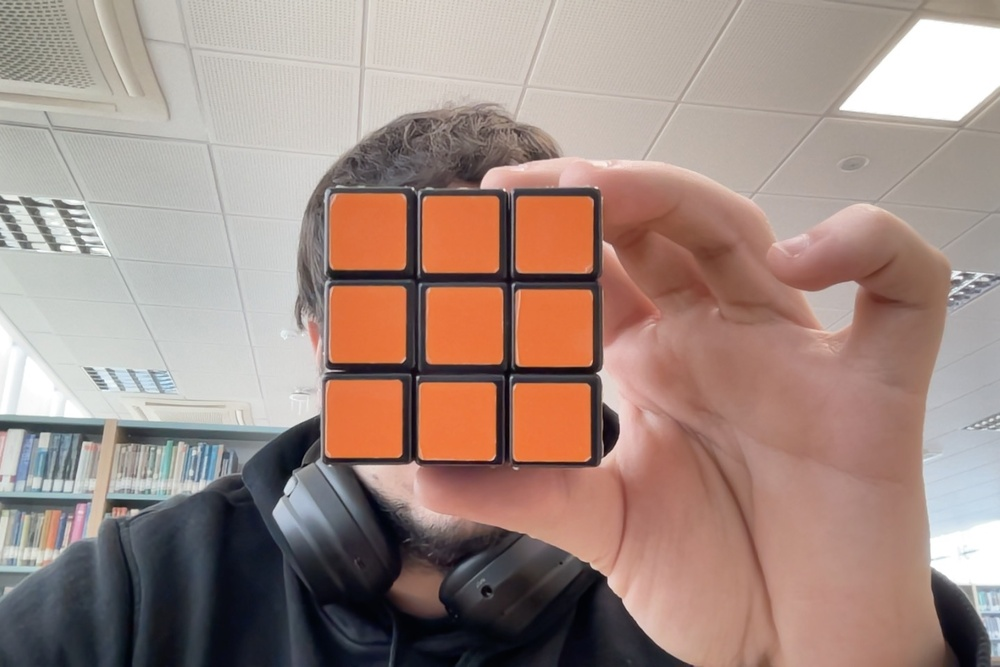
#> input picture 1.jpg, 1000 x 667 px, shrunk from 1440 x 960 before the run, given in place of the camera
$ python object_tracking.py
#> lines starting #> are read from the running program, lines starting #| are printed output that depends on the picture; after the words box and inside, x2 and y2 are one past the last pixel; in counts of white or black regions, pixels touching at a corner belong together
import cv2
import numpy as np

def compute_rotation(red, green, blue, orange, yellow, white, frame):
    #compute the total area
    total_area = red + green + blue + orange + yellow + white
    if total_area < 10:
        return frame
    #compute the percentage of each color
    red_perc = red/total_area
    green_perc = green/total_area
    blue_perc = blue/total_area
    orange_perc = orange/total_area
    yellow_perc = yellow/total_area
    white_perc = white/total_area
    # green front, orange right, red left, blue back, yellow top, white bottom
    # print text on frame based on the percentage of each color
    if red_perc > 0.1:
        cv2.putText(frame, 'LEFT', (10, 30), cv2.FONT_HERSHEY_SIMPLEX, 1, (0, 0, 255), 2)
    if green_perc > 0.1:
        cv2.putText(frame, 'FRONT', (10, 60), cv2.FONT_HERSHEY_SIMPLEX, 1, (0, 255, 0), 2)
    if blue_perc > 0.1:
        cv2.putText(frame, 'BACK', (10, 90), cv2.FONT_HERSHEY_SIMPLEX, 1, (255, 0, 0), 2)
    if orange_perc > 0.1:
        cv2.putText(frame, 'RIGHT', (10, 120), cv2.FONT_HERSHEY_SIMPLEX, 1, (0, 165, 255), 2)
    if yellow_perc > 0.1:
        cv2.putText(frame, 'TOP', (10, 150), cv2.FONT_HERSHEY_SIMPLEX, 1, (0, 255, 255), 2)
    if white_perc > 0.1:
        cv2.putText(frame, 'BOTTOM', (10, 180), cv2.FONT_HERSHEY_SIMPLEX, 1, (255, 255, 255), 2)


def dummy(x):
    pass

def circularity(cnt):
    area = cv2.contourArea(cnt)
    perimeter = cv2.arcLength(cnt, True)
    return 4*np.pi*area/perimeter**2

def color_contorns(hsv, lower, upper, color):

    area = cv2.getTrackbarPos('area','image') / 100
    circ = cv2.getTrackbarPos('circularity','image') / 100
    #create a mask
    mask= cv2.inRange(hsv, lower, upper)
    #dilate the mask
    kernel = np.ones((5,5),np.uint8)
    mask = cv2.dilate(mask, kernel, iterations = 1)
    #find the contours
    contours, hierarchy = cv2.findContours(mask, cv2.RETR_TREE, cv2.CHAIN_APPROX_SIMPLE)
    # keep only 20% of the contours
    contours = sorted(contours, key=cv2.contourArea, reverse=True)[:int(len(contours)*area) if int(len(contours)*area) > 0 else 1]
    # filter by boundary length
    contours = [cnt for cnt in contours if cv2.arcLength(cnt, True) > 100]
    # filter by circularity
    contours = [cnt for cnt in contours if circ < circularity(cnt)]
    #find the center of the contours
    for cnt in contours:
        M = cv2.moments(cnt)
        if M['m00'] != 0:
            cx = int(M['m10']/M['m00'])
            cy = int(M['m01']/M['m00'])
            #draw a circle on the center of the contours
            cv2.circle(frame, (cx, cy), 10, (0,0,0), -1)
        #draw the contours
        cv2.drawContours(frame, contours, -1, color, 3)
        area += cv2.contourArea(cnt)

    return frame, area

#name the window
cv2.namedWindow('image')
#start the video capture
cap = cv2.VideoCapture(0)

#import video
#cap = cv2.VideoCapture('video.mp4')

#create a filter for different colors
#red
lower_red = np.array([0,100,150])
upper_red = np.array([7,255,255])
cv2.createTrackbar('area','image',50,100, dummy)
cv2.createTrackbar('circularity','image',45,100, dummy)
cv2.setTrackbarPos('area','image',50)
cv2.setTrackbarPos('circularity','image',45)

#green
lower_green = np.array([40,100,30])
upper_green = np.array([80,255,255])
#blue
lower_blue = np.array([100,100,30])
upper_blue = np.array([140,255,255])
#orange
lower_orange = np.array([7,100,150])
upper_orange = np.array([20,255,255])
#yellow
lower_yellow = np.array([22,100,30])
upper_yellow = np.array([40,255,255])
#white
lower_white = np.array([0,0,200])
upper_white = np.array([255,40,255])

#start the loop
while cap.isOpened():
    #read the frames
    ret, frame = cap.read()
#> frame is the input picture: shape (667, 1000, 3); mean B, G, R 131.2, 139.1, 161.1
    # gaussian blur
    frame = cv2.GaussianBlur(frame, (7, 7), 2)
    #convert the frames to HSV
    hsv = cv2.cvtColor(frame, cv2.COLOR_BGR2HSV)
#> hsv: shape (667, 1000, 3); mean H, S, V 41.7, 59.6, 164.2
    #create a mask red
    mask_red= cv2.inRange(hsv, lower_red, upper_red)
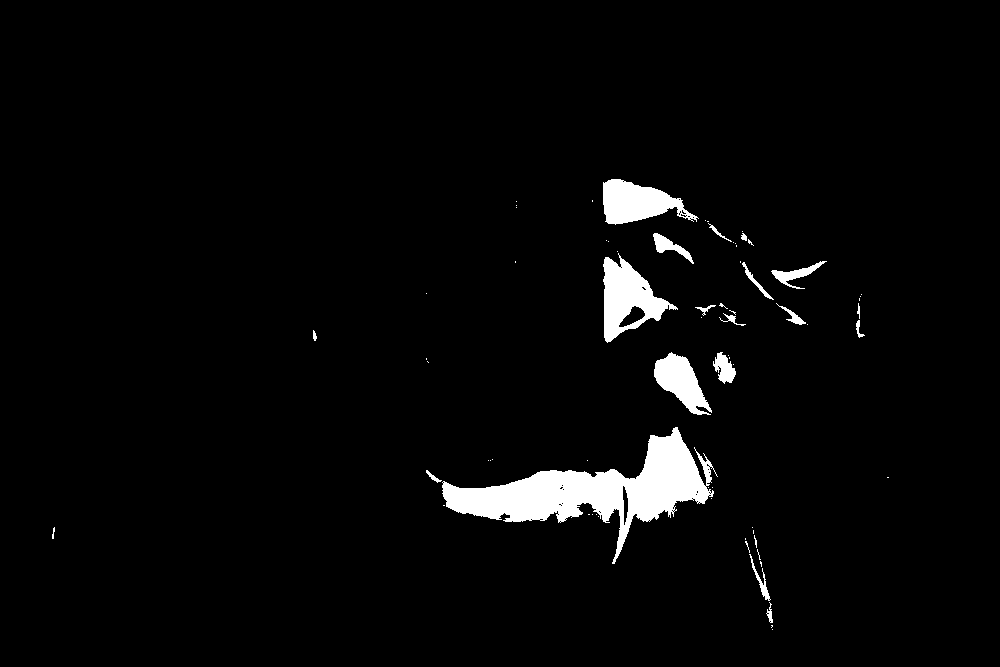
#> mask_red: shape (667, 1000); 3.3% white; 71 white regions (51 under 20 px), largest, box (x1, y1, x2, y2) and area: (442, 427, 718, 564) 11966, (603, 253, 678, 343) 3085, (603, 179, 699, 225) 2535
    #create a mask green
    mask_green= cv2.inRange(hsv, lower_green, upper_green)
#> mask_green: shape (667, 1000); every value is 0
    #create a mask blue
    mask_blue= cv2.inRange(hsv, lower_blue, upper_blue)
#> mask_blue: shape (667, 1000); 1.7% white; 59 white regions (38 under 20 px), largest, box (x1, y1, x2, y2) and area: (212, 501, 285, 667) 6142, (317, 604, 398, 667) 1534, (154, 553, 179, 607) 667
    #create a mask orange
    mask_orange= cv2.inRange(hsv, lower_orange, upper_orange)
#> mask_orange: shape (667, 1000); 8.9% white; 115 white regions (81 under 20 px), largest, box (x1, y1, x2, y2) and area: (512, 383, 591, 462) 6117, (418, 382, 496, 461) 6027, (325, 380, 402, 458) 5915
    #create a mask yellow
    mask_yellow= cv2.inRange(hsv, lower_yellow, upper_yellow)
    #create a mask white
    mask_white= cv2.inRange(hsv, lower_white, upper_white)
#> mask_white: shape (667, 1000); 20% white; 76 white regions (34 under 20 px), largest, box (x1, y1, x2, y2) and area: (0, 0, 551, 430) 89852, (517, 0, 766, 214) 12473, (840, 18, 1000, 121) 11514

    # [9 lines of commented-out code are left out]
    frame, red_area = color_contorns(hsv, lower_red, upper_red, (0,0,255))
#> in color_contorns, `contours, hierarchy = cv2.findContours(mask, cv2.RETR_TREE, cv2.CHAIN_..`: contours = 30 contours, 7 with area under 20; largest, box (x1, y1, x2, y2) and area: (424, 425, 720, 566) 14463, (601, 249, 680, 345) 3988, (601, 177, 701, 227) 3096, (652, 350, 714, 417) 2302, (743, 525, 775, 632) 988
#> in color_contorns, `contours = sorted(contours, key=cv2.contourArea, reverse=True)[:int(le..`: contours = 15 contours; largest, box (x1, y1, x2, y2) and area: (424, 425, 720, 566) 14463, (601, 249, 680, 345) 3988, (601, 177, 701, 227) 3096, (652, 350, 714, 417) 2302, (743, 525, 775, 632) 988
#> in color_contorns, `contours = [cnt for cnt in contours if cv2.arcLength(cnt, True) > 100]`: contours = 12 contours; largest, box (x1, y1, x2, y2) and area: (424, 425, 720, 566) 14463, (601, 249, 680, 345) 3988, (601, 177, 701, 227) 3096, (652, 350, 714, 417) 2302, (743, 525, 775, 632) 988
#> in color_contorns, `contours = [cnt for cnt in contours if circ < circularity(cnt)]`: contours = 5 contours; box (x1, y1, x2, y2) and area: (601, 249, 680, 345) 3988, (601, 177, 701, 227) 3096, (652, 350, 714, 417) 2302, (711, 350, 738, 386) 666, (651, 231, 696, 266) 666
#> the loop in color_contorns, `for cnt in contours:` made 5 passes
#> (cx, cy, area) on passes 1 to 5: (628, 298, 3988.5), (639, 202, 7085), (681, 382, 9386.5), (723, 367, 10053), (670, 246, 10719)
#> after the loop in color_contorns, `for cnt in contours:`:
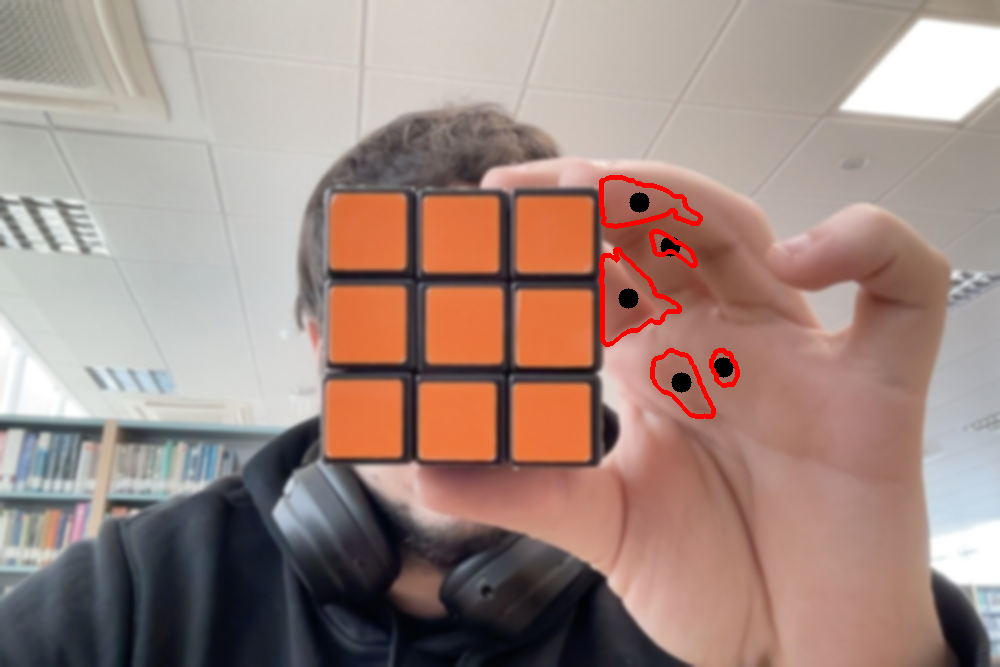
#> frame: shape (667, 1000, 3); mean B, G, R 130.3, 138.1, 161.4
#> after the loop in color_contorns, `for cnt in contours:`: area = 10719
#> red_area = 10719
    #find the contours for green
    frame, green_area = color_contorns(hsv, lower_green, upper_green, (0,255,0))
#> green_area = 0.5
    #find the contours for blue
    frame, blue_area = color_contorns(hsv, lower_blue, upper_blue, (255,10,10))
#> call 3 of color_contorns, with lower = array of shape (3,), upper = array of shape (3,), color = (255, 10, 10)
#> in color_contorns (call 3), `contours, hierarchy = cv2.findContours(mask, cv2.RETR_TREE, cv2.CHAIN_..`: contours = 37 contours, 7 with area under 20; largest, box (x1, y1, x2, y2) and area: (210, 495, 287, 667) 7716, (315, 602, 400, 667) 2510, (115, 559, 138, 667) 1100, (152, 551, 181, 609) 985, (276, 433, 311, 479) 842
#> in color_contorns (call 3), `contours = sorted(contours, key=cv2.contourArea, reverse=True)[:int(le..`: contours = 18 contours; largest, box (x1, y1, x2, y2) and area: (210, 495, 287, 667) 7716, (315, 602, 400, 667) 2510, (115, 559, 138, 667) 1100, (152, 551, 181, 609) 985, (276, 433, 311, 479) 842
#> in color_contorns (call 3), `contours = [cnt for cnt in contours if cv2.arcLength(cnt, True) > 100]`: contours = 9 contours; largest, box (x1, y1, x2, y2) and area: (210, 495, 287, 667) 7716, (315, 602, 400, 667) 2510, (115, 559, 138, 667) 1100, (152, 551, 181, 609) 985, (276, 433, 311, 479) 842
#> in color_contorns (call 3), `contours = [cnt for cnt in contours if circ < circularity(cnt)]`: contours = 3 contours; box (x1, y1, x2, y2) and area: (152, 551, 181, 609) 985, (276, 433, 311, 479) 842, (414, 633, 471, 654) 798
#> the loop in color_contorns (call 3), `for cnt in contours:` made 3 passes
#> (cx, cy, area) on passes 1 to 3: (167, 581, 985.5), (292, 454, 1827.5), (442, 642, 2626)
#> after the loop in color_contorns (call 3), `for cnt in contours:`:
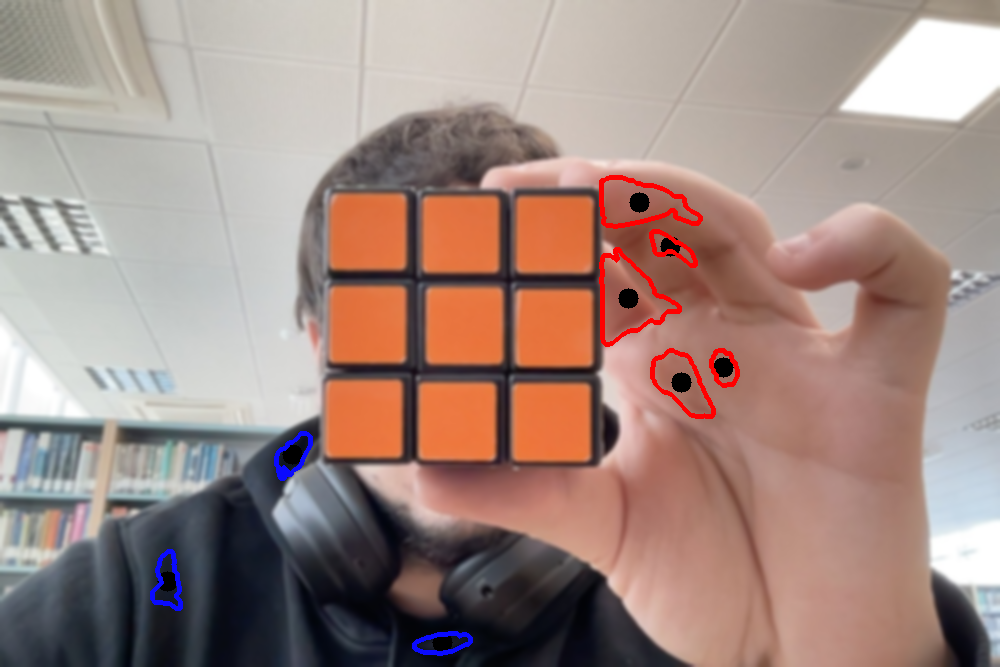
#> frame: shape (667, 1000, 3); 0.41% of pixels changed, all inside (x1, y1, x2, y2) = (150, 431, 473, 656)
#> after the loop in color_contorns (call 3), `for cnt in contours:`: area = 2626
#> blue_area = 2626
    #find the contours for orange
    frame, orange_area = color_contorns(hsv, lower_orange, upper_orange, (0,165,255))
#> in color_contorns (call 4), `area = cv2.getTrackbarPos('area','image') / 100`: area = 0.5
#> in color_contorns (call 4), `contours, hierarchy = cv2.findContours(mask, cv2.RETR_TREE, cv2.CHAIN_..`: contours = 54 contours, 12 with area under 20; largest, box (x1, y1, x2, y2) and area: (510, 381, 593, 464) 6608, (416, 380, 498, 463) 6516, (323, 378, 404, 460) 6400, (424, 285, 505, 366) 6364, (420, 194, 501, 275) 6358
#> in color_contorns (call 4), `contours = sorted(contours, key=cv2.contourArea, reverse=True)[:int(le..`: contours = 27 contours; largest, box (x1, y1, x2, y2) and area: (510, 381, 593, 464) 6608, (416, 380, 498, 463) 6516, (323, 378, 404, 460) 6400, (424, 285, 505, 366) 6364, (420, 194, 501, 275) 6358
#> in color_contorns (call 4), `contours = [cnt for cnt in contours if cv2.arcLength(cnt, True) > 100]`: contours = 20 contours; largest, box (x1, y1, x2, y2) and area: (510, 381, 593, 464) 6608, (416, 380, 498, 463) 6516, (323, 378, 404, 460) 6400, (424, 285, 505, 366) 6364, (420, 194, 501, 275) 6358
#> in color_contorns (call 4), `contours = [cnt for cnt in contours if circ < circularity(cnt)]`: contours = 10 contours; largest, box (x1, y1, x2, y2) and area: (510, 381, 593, 464) 6608, (416, 380, 498, 463) 6516, (323, 378, 404, 460) 6400, (424, 285, 505, 366) 6364, (420, 194, 501, 275) 6358
#> the loop in color_contorns (call 4), `for cnt in contours:` made 10 passes
#> (cx, cy, area) on passes 1 to 8: (550, 421, 6608.5), (456, 420, 13124), (363, 418, 19524.5), (464, 325, 25888), (460, 233, 32246.5), (553, 327, 38595.5), (367, 324, 44940), (553, 234, 51265)
#> after the loop in color_contorns (call 4), `for cnt in contours:`:
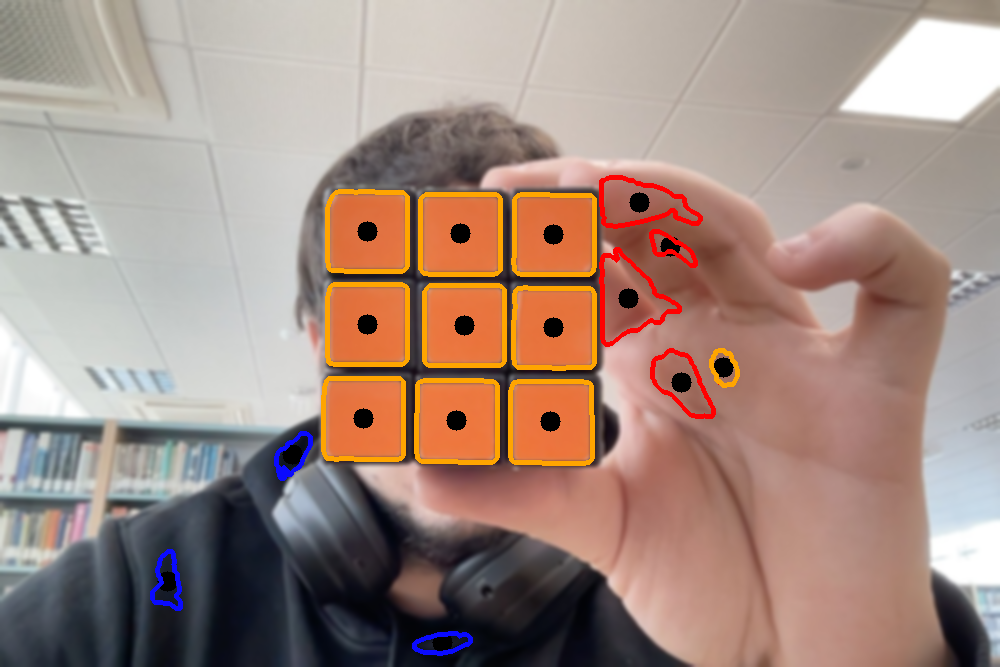
#> frame: shape (667, 1000, 3); 2.56% of pixels changed, all inside (x1, y1, x2, y2) = (321, 189, 740, 466)
#> after the loop in color_contorns (call 4), `for cnt in contours:`: area = 58184.5
#> orange_area = 58184.5
    #find the contours for yellow
    frame, yellow_area = color_contorns(hsv, lower_yellow, upper_yellow, (0,255,255))
#> yellow_area = 0.5
    #find the contours for white
    frame, white_area = color_contorns(hsv, lower_white, upper_white, (255,255,255))
#> in color_contorns (call 6), `mask = cv2.dilate(mask, kernel, iterations = 1)`:
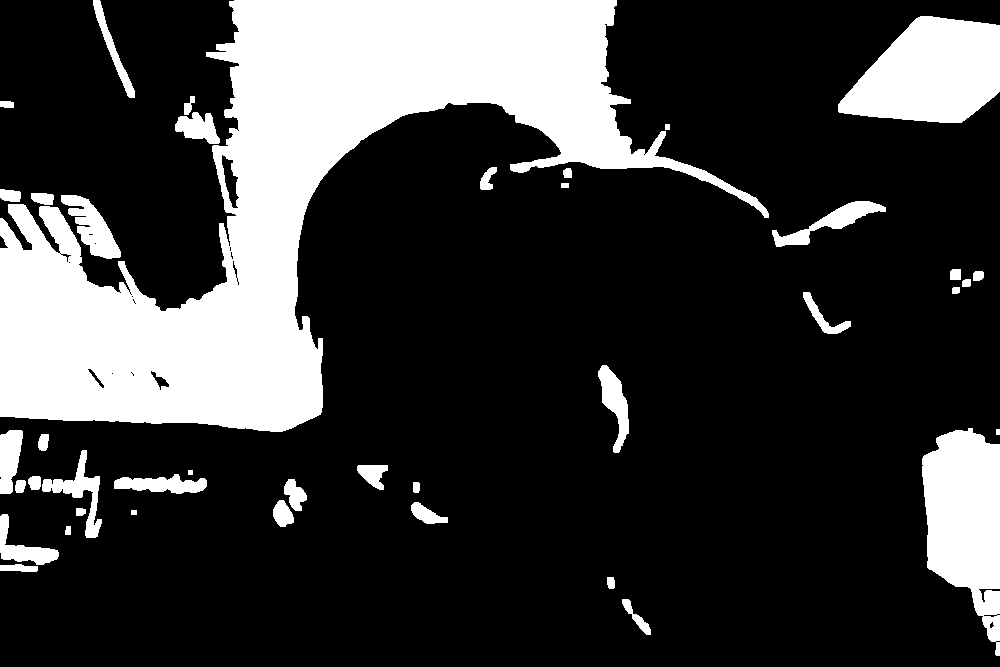
#> mask: shape (667, 1000); 23% white; 41 white regions
#> in color_contorns (call 6), `contours, hierarchy = cv2.findContours(mask, cv2.RETR_TREE, cv2.CHAIN_..`: contours = 69 contours, 23 with area under 20; largest, box (x1, y1, x2, y2) and area: (0, 0, 769, 432) 112350, (838, 16, 1000, 123) 12248, (922, 428, 1000, 656) 11664, (61, 195, 121, 259) 1649, (772, 201, 886, 247) 1378
#> in color_contorns (call 6), `contours = sorted(contours, key=cv2.contourArea, reverse=True)[:int(le..`: contours = 34 contours; largest, box (x1, y1, x2, y2) and area: (0, 0, 769, 432) 112350, (838, 16, 1000, 123) 12248, (922, 428, 1000, 656) 11664, (61, 195, 121, 259) 1649, (772, 201, 886, 247) 1378
#> in color_contorns (call 6), `contours = [cnt for cnt in contours if cv2.arcLength(cnt, True) > 100]`: contours = 16 contours; largest, box (x1, y1, x2, y2) and area: (0, 0, 769, 432) 112350, (838, 16, 1000, 123) 12248, (922, 428, 1000, 656) 11664, (61, 195, 121, 259) 1649, (772, 201, 886, 247) 1378
#> in color_contorns (call 6), `contours = [cnt for cnt in contours if circ < circularity(cnt)]`: contours = 3 contours; box (x1, y1, x2, y2) and area: (838, 16, 1000, 123) 12248, (0, 430, 23, 494) 1034, (357, 465, 388, 490) 434
#> the loop in color_contorns (call 6), `for cnt in contours:` made 3 passes
#> (cx, cy, area) on passes 1 to 3: (930, 73, 12248), (9, 458, 13282.5), (372, 473, 13716.5)
#> after the loop in color_contorns (call 6), `for cnt in contours:`:
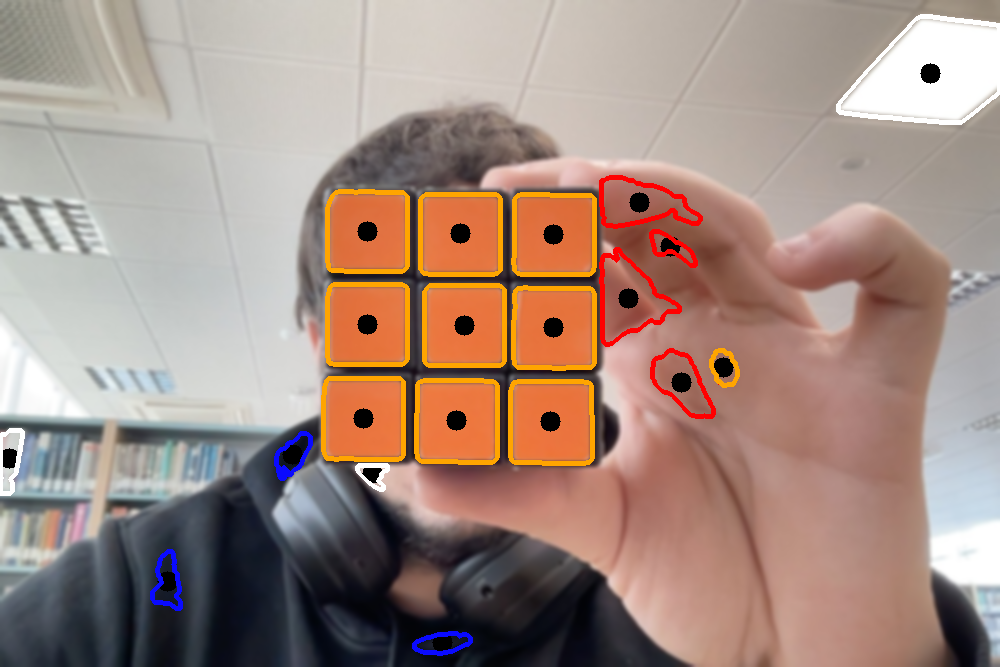
#> frame: shape (667, 1000, 3); 0.54% of pixels changed, all inside (x1, y1, x2, y2) = (0, 14, 1000, 496)
#> after the loop in color_contorns (call 6), `for cnt in contours:`: area = 13716.5
#> white_area = 13716.5

    compute_rotation(red_area, green_area, blue_area, orange_area, yellow_area, white_area, frame)
#> in compute_rotation, `total_area = red + green + blue + orange + yellow + white`: total_area = 85247
#> in compute_rotation, `red_perc = red/total_area`: red_perc = 0.126
#> in compute_rotation, `green_perc = green/total_area`: green_perc = 5.87e-06
#> in compute_rotation, `blue_perc = blue/total_area`: blue_perc = 0.0308
#> in compute_rotation, `orange_perc = orange/total_area`: orange_perc = 0.683
#> in compute_rotation, `yellow_perc = yellow/total_area`: yellow_perc = 5.87e-06
#> in compute_rotation, `white_perc = white/total_area`: white_perc = 0.161

    # stack horizontally 3 masks
    mask = np.hstack((mask_red, mask_green, mask_blue))
#> mask: shape (667, 3000); 1.7% white; 130 white regions (89 under 20 px), largest, box (x1, y1, x2, y2) and area: (442, 427, 718, 564) 11966, (2212, 501, 2285, 667) 6142, (603, 253, 678, 343) 3085
    mask2 = np.hstack((mask_white, mask_orange, mask_yellow))
    mask3 = np.hstack((mask2, mask))
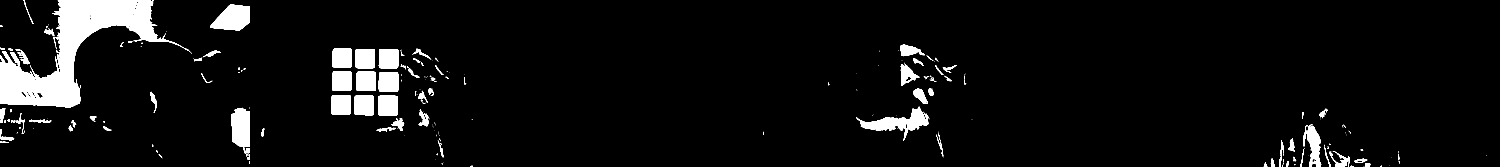
#> mask3: shape (667, 6000) (shown at 1/4 size); 5.7% white; 321 white regions (204 under 20 px), largest, box (x1, y1, x2, y2) and area: (0, 0, 551, 430) 89852, (517, 0, 766, 214) 12473, (3442, 427, 3718, 564) 11966

    # show the masks
    #cv2.imshow('mask', mask3)
    cv2.imshow('image', frame)
    # [5 lines of commented-out code are left out]

    if cv2.waitKey(1) & 0xFF == ord(' '):
#> (key q is pressed here)
        cv2.waitKey(0)
    # resume when space is pressed again
    if cv2.waitKey(1) & 0xFF == ord(' '):
#> (key q is pressed here)
        cv2.waitKey(1)
#release the capture
cap.release()
cv2.destroyAllWindows()
